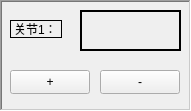
     <widget class="QFrame" name="robotframe1">
      <property name="enabled">
       <bool>true</bool>
      </property>
      <property name="geometry">
       <rect>
        <x>20</x>
        <y>10</y>
        <width>191</width>
        <height>111</height>
       </rect>
      </property>
      <property name="sizePolicy">
       <sizepolicy hsizetype="Fixed" vsizetype="Fixed">
        <horstretch>0</horstretch>
        <verstretch>0</verstretch>
       </sizepolicy>
      </property>
      <property name="frameShape">
       <enum>QFrame::WinPanel</enum>
      </property>
      <property name="frameShadow">
       <enum>QFrame::Sunken</enum>
      </property>
      <widget class="QPushButton" name="pushButton">
       <property name="geometry">
        <rect>
         <x>10</x>
         <y>70</y>
         <width>80</width>
         <height>24</height>
        </rect>
       </property>
       <property name="sizePolicy">
        <sizepolicy hsizetype="Fixed" vsizetype="Fixed">
         <horstretch>0</horstretch>
         <verstretch>0</verstretch>
        </sizepolicy>
       </property>
       <property name="text">
        <string>+</string>
       </property>
      </widget>
      <widget class="QPushButton" name="pushButton_2">
       <property name="geometry">
        <rect>
         <x>100</x>
         <y>70</y>
         <width>80</width>
         <height>24</height>
        </rect>
       </property>
       <property name="sizePolicy">
        <sizepolicy hsizetype="Fixed" vsizetype="Fixed">
         <horstretch>0</horstretch>
         <verstretch>0</verstretch>
        </sizepolicy>
       </property>
       <property name="text">
        <string>-</string>
       </property>
      </widget>
      <widget class="QLabel" name="axisposition1">
       <property name="enabled">
        <bool>true</bool>
       </property>
       <property name="geometry">
        <rect>
         <x>80</x>
         <y>10</y>
         <width>101</width>
         <height>41</height>
        </rect>
       </property>
       <property name="sizePolicy">
        <sizepolicy hsizetype="Fixed" vsizetype="Fixed">
         <horstretch>0</horstretch>
         <verstretch>0</verstretch>
        </sizepolicy>
       </property>
       <property name="frameShape">
        <enum>QFrame::WinPanel</enum>
       </property>
       <property name="frameShadow">
        <enum>QFrame::Plain</enum>
       </property>
       <property name="text">
        <string/>
       </property>
      </widget>
      <widget class="QLabel" name="axisname1">
       <property name="geometry">
        <rect>
         <x>10</x>
         <y>20</y>
         <width>52</width>
         <height>18</height>
        </rect>
       </property>
       <property name="sizePolicy">
        <sizepolicy hsizetype="Fixed" vsizetype="Fixed">
         <horstretch>0</horstretch>
         <verstretch>0</verstretch>
        </sizepolicy>
       </property>
       <property name="frameShape">
        <enum>QFrame::Box</enum>
       </property>
       <property name="text">
        <string>关节1：</string>
       </property>
      </widget>
     </widget>
